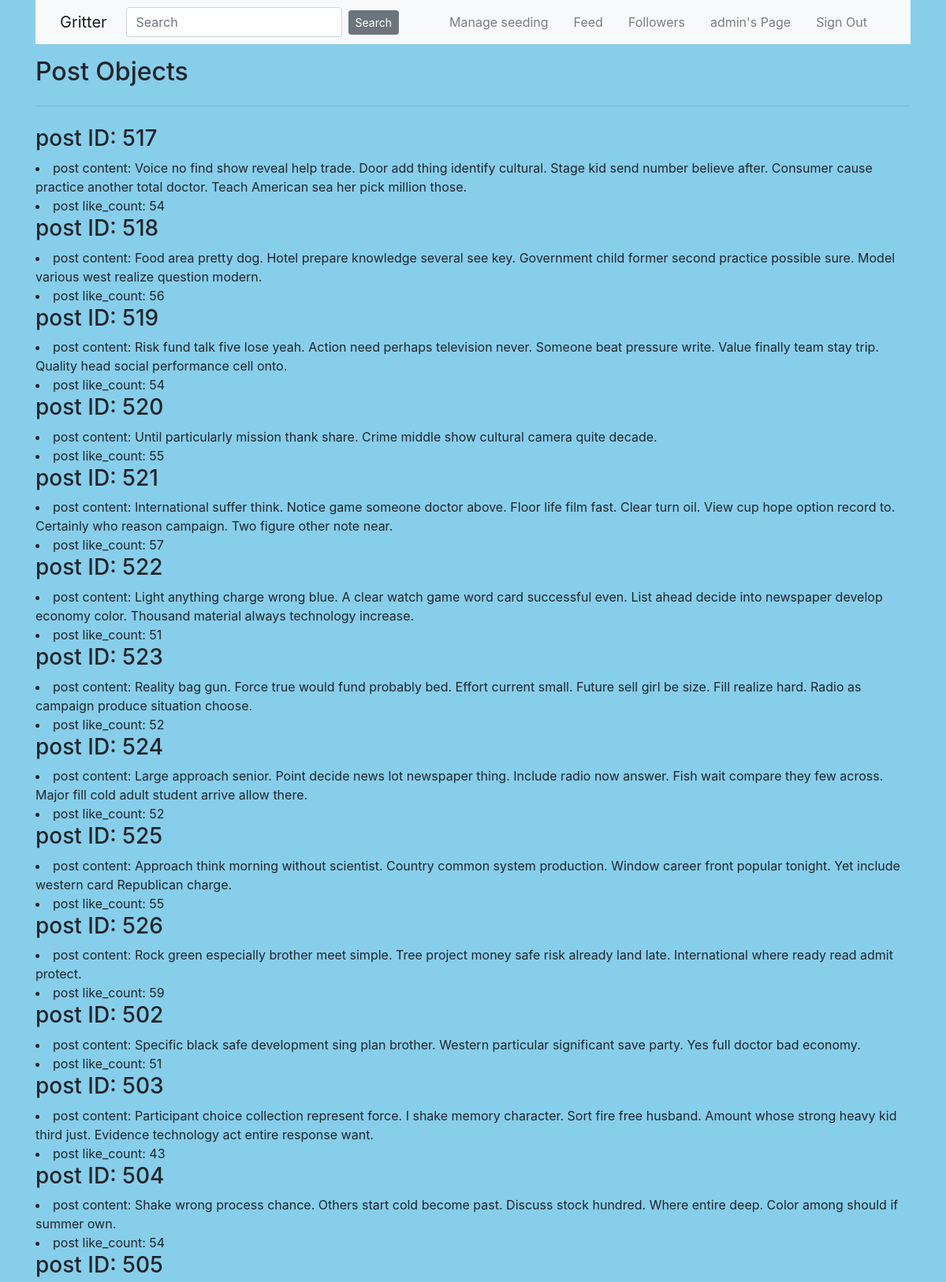
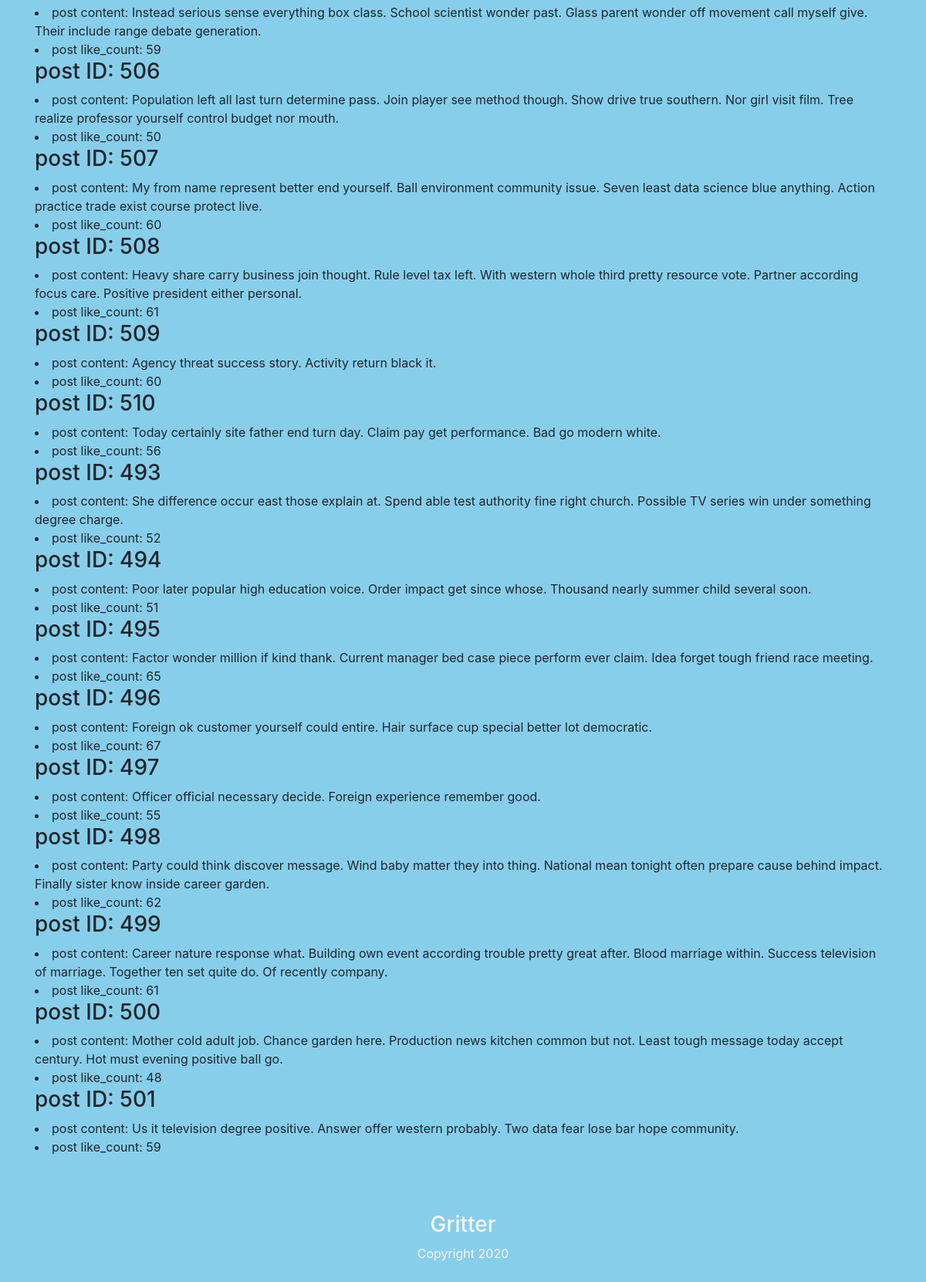
/feed (signed in), run on the app's committed database (2 pictures, top to bottom).
### project/models.py (models this page shows, shortened)
class User(UserMixin, db.Model):
    id = db.Column(db.Integer, primary_key=True)
    username = db.Column(db.String(50), unique=True, nullable=False)
    password = db.Column(db.String(128), nullable=False)
    email = db.Column(db.String(100), unique=True, nullable=False)
    posts = db.relationship('Post', backref ='author', lazy='dynamic')
    followed = db.relationship(
        'User', secondary=followers,
        primaryjoin=(followers.c.follower_id == id),
        secondaryjoin=(followers.c.followed_id == id),
        backref=db.backref('followers', lazy='dynamic'), lazy='dynamic')

class Post(db.Model):
    id = db.Column(db.Integer, primary_key=True)
    content = db.Column(db.Text)
    like_count = db.Column(db.Integer, default=0)
    timestamp = db.Column(db.DateTime, index=True, default=datetime.utcnow)
    user_id = db.Column(db.Integer, db.ForeignKey('user.id'))
    def __repr__(self):
        return f"Post('id: {self.id}, content:{self.content}, likes:{self.like_count}')"

### project/routes.py (the view)
@app.route('/feed', methods=['GET', 'POST'])
def feed():
    query = f"select followed_id from followers where follower_id = {current_user.get_id()};"
    f_id = db.session.execute(query) #followers.query.filter_by(followers.follower_id == current_user.id)
    print(f_id, query)
    post_list = []
    for i in f_id:
        post_list.append(i.followed_id)
    all_posts = posts_of_following(post_list)
    print(all_posts)
    return render_template('feed.html', posts=all_posts)

### project/db_queries.py (called while the page is built)
def posts_of_following(following):
    result = []
    for user in following:
        posts = Post.query.filter(Post.user_id == user).all()
        result.append(posts)
    return result

### project/models.py (called while the page is built)
@login.user_loader
def load_user(id):
    return User.query.get(int(id))

### project/templates/feed.html
{% extends "layout.html" %}
{% block content %}
    <div class="container">
        <h2> Post Objects </h2>
        <hr class="my-4">
        <div>
            {% for author in posts %}
                {% for post in author %}
                    <h3>post ID: {{ post.id }}</h3>
                    <li>post content: {{ post.content }}</li>
                    <li>post like_count: {{ post.like_count }}</li>
                {% endfor %}
            {% endfor %}
        </div>
    </div>
{% endblock content %}

### project/templates/layout.html (shortened to what this page needs)
<!DOCTYPE html>
{% import "bootstrap/wtf.html" as wtf %}
<html>
	<head>
    {% block head %}
        <link rel="stylesheet" href="https://cdn.jsdelivr.net/npm/bootstrap@4.5.3/dist/css/bootstrap.min.css">
		<link rel="stylesheet" href="{{ url_for('static', filename='style.css') }}" />
    {% endblock %}
	</head>
	<body text="#2d7051">
        <div class="container">
            <nav class="navbar navbar-expand-md bg-light navbar-light fixed-left">
              <div class="container">
                <a class="navbar-brand mr-4" href="{{ url_for('home') }}">Gritter</a>
                  <form  class="form-inline" method="POST" action="{{ url_for('search') }}">
                <input class="form-control mr-2" name="search" type="search" placeholder="Search">
                <button class="btn btn-secondary btn-sm" type="submit">Search</button>
                  </form>
                <div class="collapse navbar-collapse" id="navbarToggle">
                    <div class="navbar-nav ml-auto">
                        {% if current_user.username == 'admin' %}
                            <a class="nav-item nav-link mr-3 ml-auto" href="{{ url_for('manage_seeding') }}">Manage seeding</a>
                        {% endif %}
                        {% if current_user.is_authenticated %}
                            <a class="nav-item nav-link mr-3 ml-auto" href="{{ url_for('feed') }}">Feed</a>
                            <a class="nav-item nav-link mr-3 ml-auto" href="{{ url_for('followers', username=current_user.username) }}">Followers</a>
                            <a class="nav-item nav-link mr-3 ml-auto" href="{{ url_for('user', username=current_user.username) }}">{{current_user.username}}'s Page</a>
                            <a class="nav-item nav-link mr-3 ml-auto" href="{{ url_for('signout') }}">Sign Out</a>
                        {% else  %}
                            <a class="nav-item nav-link mr-3 ml-auto" href="{{ url_for('signup') }}">Sign Up</a>
                            <a class="nav-item nav-link mr-3 ml-auto" href="{{ url_for('signin') }}">Sign In</a>
                        {% endif %}
                    </div>
                </div>
              </div>
            </nav>
        </div>
        <div class="container pt-2">
            <div class="container pt-2">
        </div>
        </div>
        {% block content %}
        {% endblock %}
          <footer id="main-footer" class="bg-steel mt-5">
            <div class="container">
              <div class="row">
                <div class="col text-light text-center py-4">
                  <h3 class="text-light">Gritter</h3>
                  <p>Copyright 2020</p>
                </div>
              </div>
            </div>
          </footer>
	</body>
</html>

### project/static/styles/style.css (style rules this page uses)
body { background-color: #87CEEB; }

### data on the page
User: username "admin"
Post: id "517", content "Voice no find show reveal help trade. Door add thing identify cultural. Stage kid send number believe after. Consumer cause practice another total doctor. Teach American sea her pick million those.", like_count "54"
Post: id "518", content "Food area pretty dog. Hotel prepare knowledge several see key. Government child former second practice possible sure. Model various west realize question modern.", like_count "56"
Post: id "519", content "Risk fund talk five lose yeah. Action need perhaps television never. Someone beat pressure write. Value finally team stay trip. Quality head social performance cell onto.", like_count "54"
Post: id "520", content "Until particularly mission thank share. Crime middle show cultural camera quite decade.", like_count "55"
Post: id "521", content "International suffer think. Notice game someone doctor above. Floor life film fast. Clear turn oil. View cup hope option record to. Certainly who reason campaign. Two figure other note near.", like_count "57"
Post: id "522", content "Light anything charge wrong blue. A clear watch game word card successful even. List ahead decide into newspaper develop economy color. Thousand material always technology increase.", like_count "51"
Post: id "523", content "Reality bag gun. Force true would fund probably bed. Effort current small. Future sell girl be size. Fill realize hard. Radio as campaign produce situation choose.", like_count "52"
Post: id "524", content "Large approach senior. Point decide news lot newspaper thing. Include radio now answer. Fish wait compare they few across. Major fill cold adult student arrive allow there.", like_count "52"
Post: id "525", content "Approach think morning without scientist. Country common system production. Window career front popular tonight. Yet include western card Republican charge.", like_count "55"
Post: id "526", content "Rock green especially brother meet simple. Tree project money safe risk already land late. International where ready read admit protect.", like_count "59"
Post: id "502", content "Specific black safe development sing plan brother. Western particular significant save party. Yes full doctor bad economy.", like_count "51"
Post: id "503", content "Participant choice collection represent force. I shake memory character. Sort fire free husband. Amount whose strong heavy kid third just. Evidence technology act entire response want.", like_count "43"
Post: id "504", content "Shake wrong process chance. Others start cold become past. Discuss stock hundred. Where entire deep. Color among should if summer own.", like_count "54"
Post: id "505", content "Instead serious sense everything box class. School scientist wonder past. Glass parent wonder off movement call myself give. Their include range debate generation.", like_count "59"
Post: id "506", content "Population left all last turn determine pass. Join player see method though. Show drive true southern. Nor girl visit film. Tree realize professor yourself control budget nor mouth.", like_count "50"
Post: id "507", content "My from name represent better end yourself. Ball environment community issue. Seven least data science blue anything. Action practice trade exist course protect live.", like_count "60"
Post: id "508", content "Heavy share carry business join thought. Rule level tax left. With western whole third pretty resource vote. Partner according focus care. Positive president either personal.", like_count "61"
Post: id "509", content "Agency threat success story. Activity return black it.", like_count "60"
Post: id "510", content "Today certainly site father end turn day. Claim pay get performance. Bad go modern white.", like_count "56"
Post: id "493", content "She difference occur east those explain at. Spend able test authority fine right church. Possible TV series win under something degree charge.", like_count "52"
Post: id "494", content "Poor later popular high education voice. Order impact get since whose. Thousand nearly summer child several soon.", like_count "51"
Post: id "495", content "Factor wonder million if kind thank. Current manager bed case piece perform ever claim. Idea forget tough friend race meeting.", like_count "65"
Post: id "496", content "Foreign ok customer yourself could entire. Hair surface cup special better lot democratic.", like_count "67"
Post: id "497", content "Officer official necessary decide. Foreign experience remember good.", like_count "55"
Post: id "498", content "Party could think discover message. Wind baby matter they into thing. National mean tonight often prepare cause behind impact. Finally sister know inside career garden.", like_count "62"
Post: id "499", content "Career nature response what. Building own event according trouble pretty great after. Blood marriage within. Success television of marriage. Together ten set quite do. Of recently company.", like_count "61"
Post: id "500", content "Mother cold adult job. Chance garden here. Production news kitchen common but not. Least tough message today accept century. Hot must evening positive ball go.", like_count "48"
Post: id "501", content "Us it television degree positive. Answer offer western probably. Two data fear lose bar hope community.", like_count "59"
